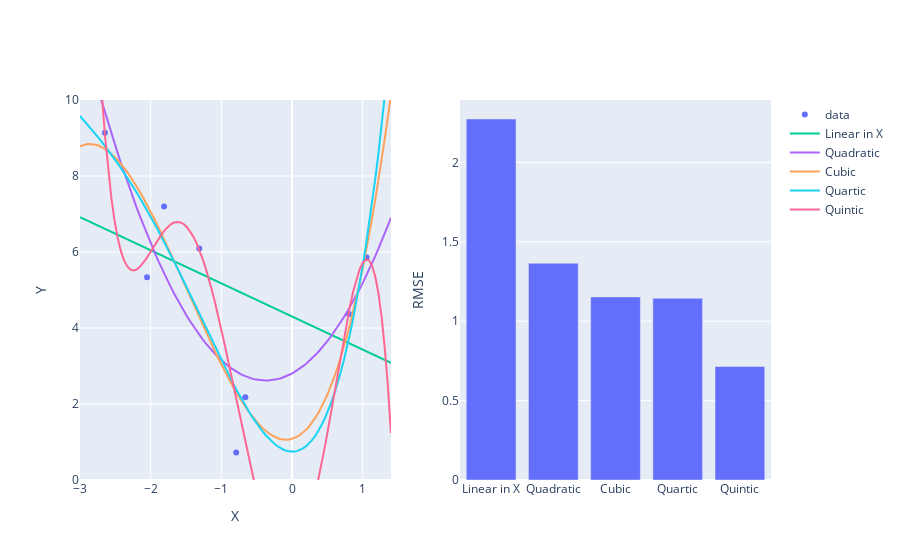

Notebook source saved alongside this figure:
### Code cell
model = LinearRegression()
model.fit(phi_polynomials(data[["X"]].to_numpy(), p=5), data[["Y"]])
evaluate_model("Quintic", model, lambda x: phi_polynomials(x, p=5), models)
